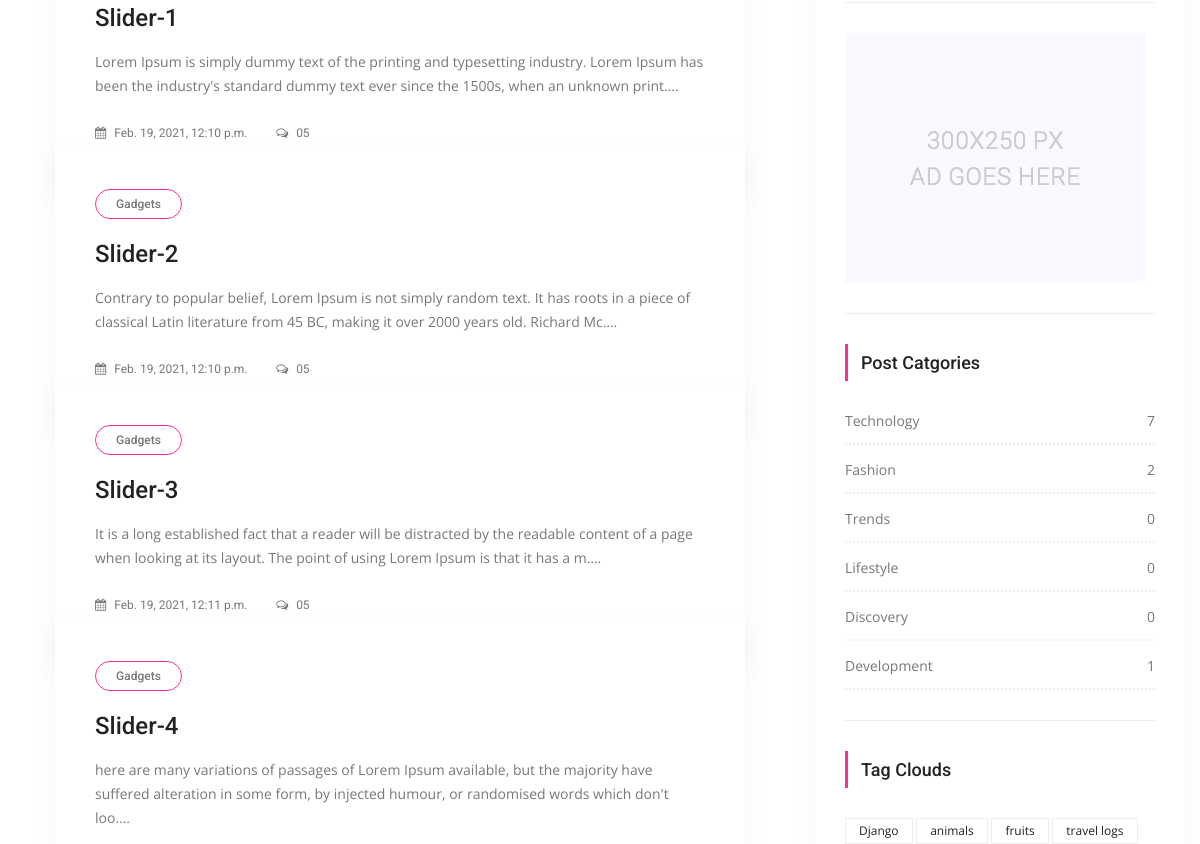
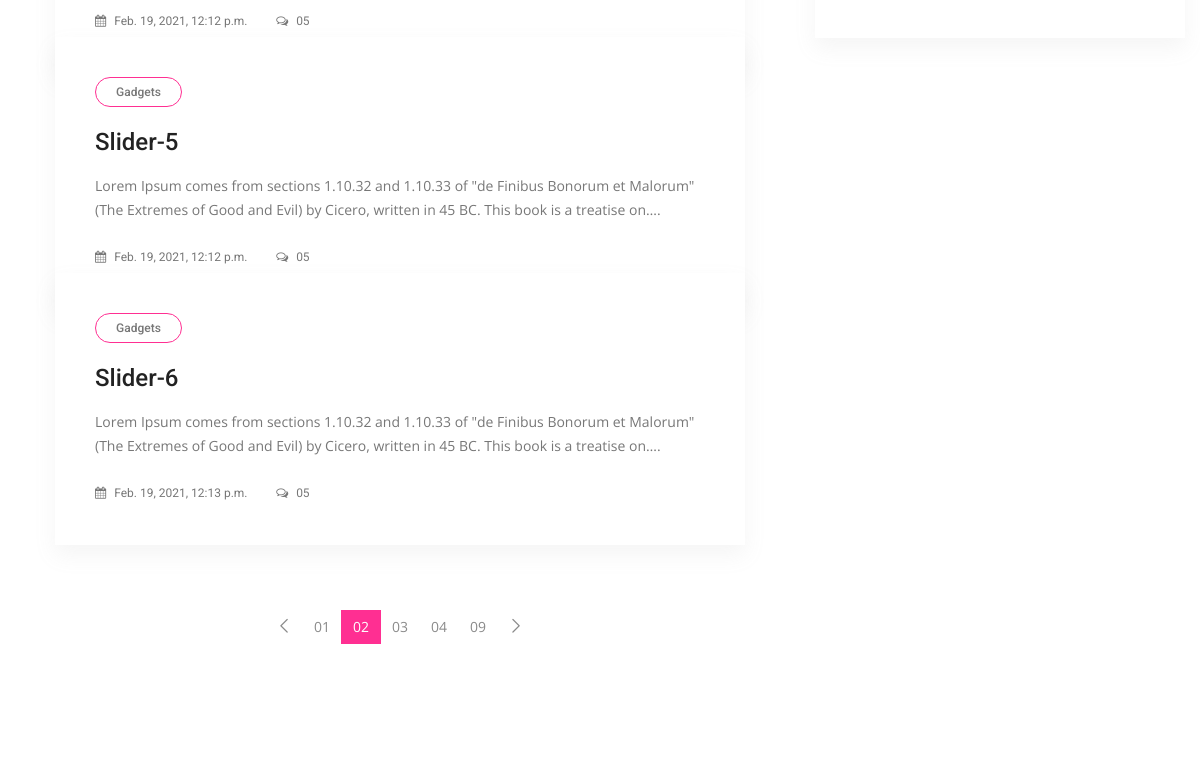
/ (middle part), run on an earlier commit of the app's database (2 pictures, top to bottom).
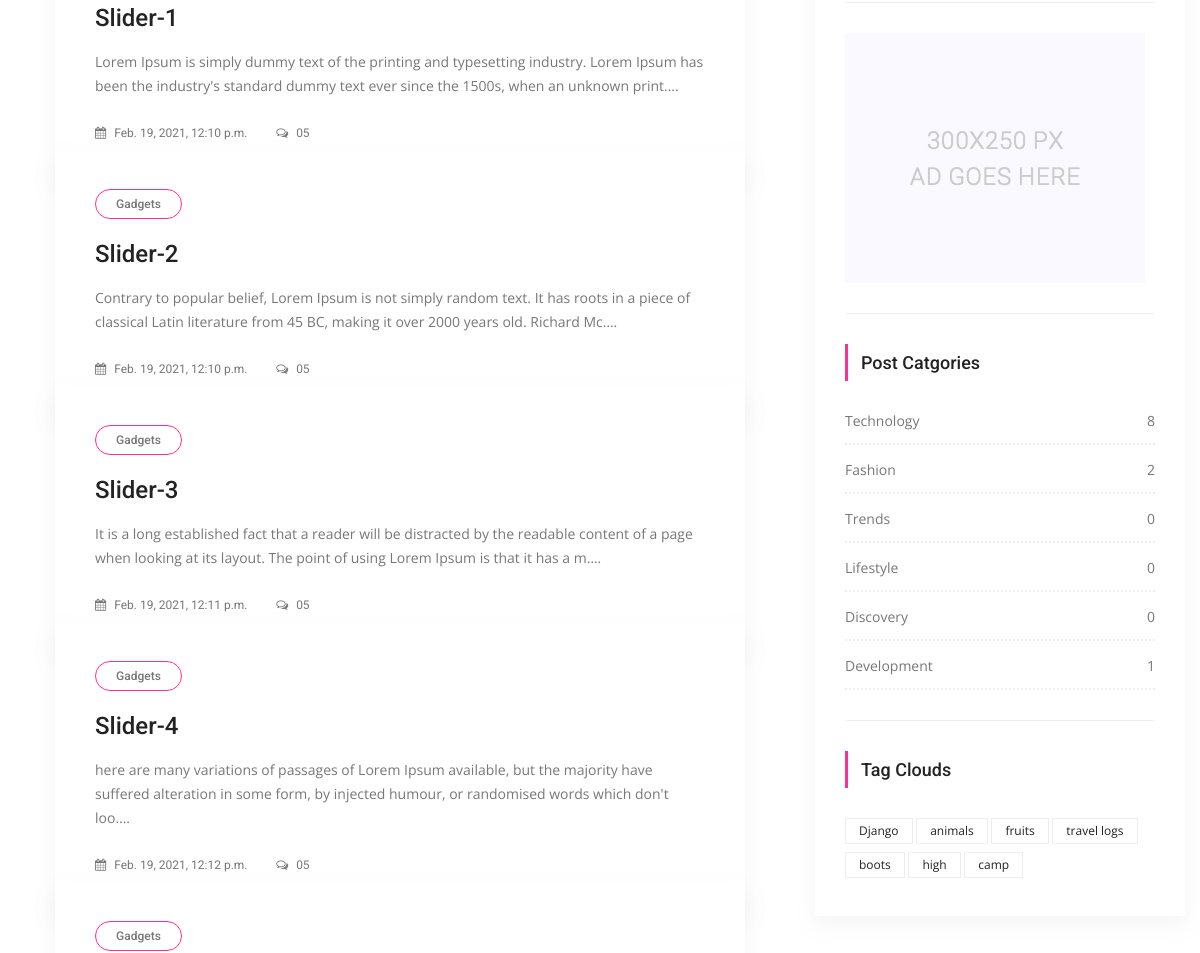
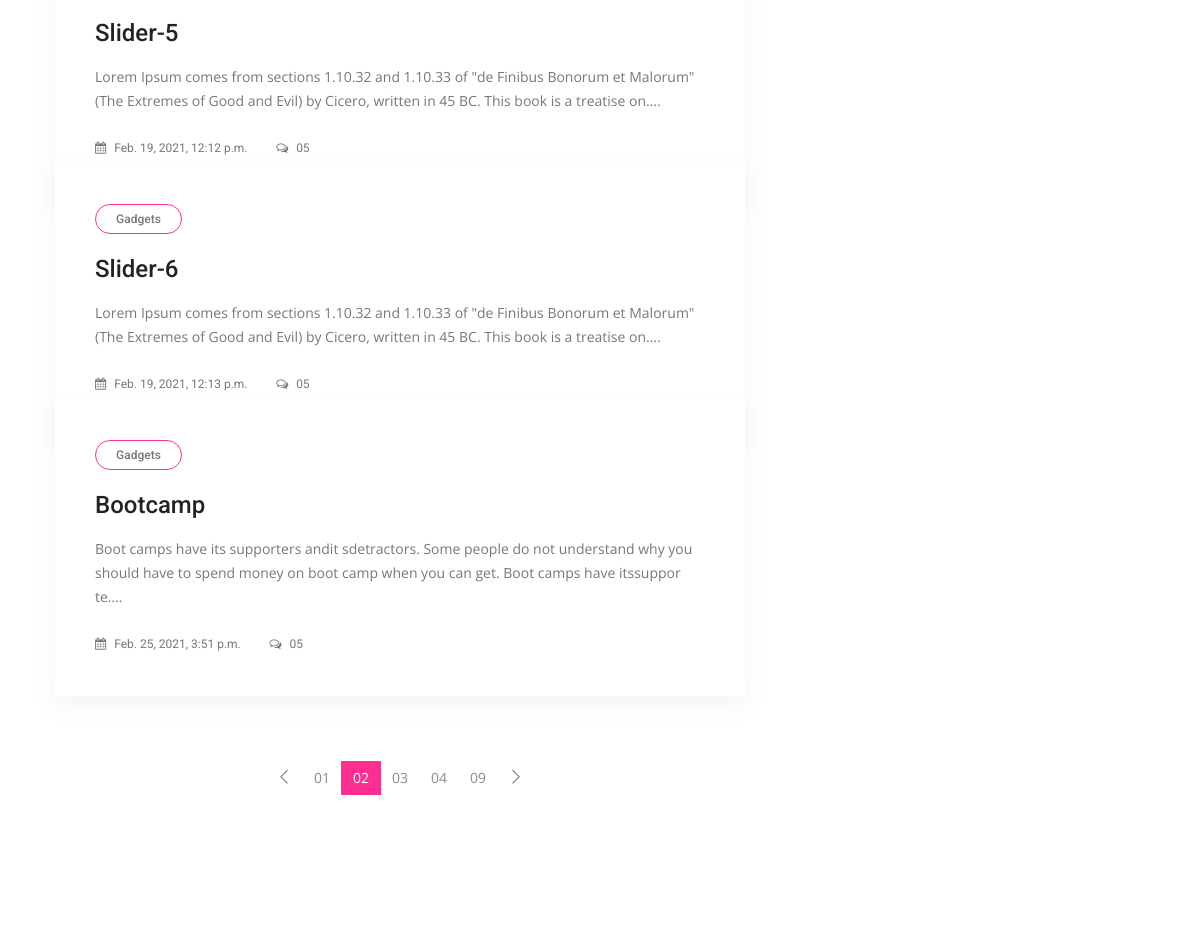
And on a later commit of the database (2 pictures, top to bottom).
### posts/models.py (models this page shows, shortened)
class Post(models.Model):
	title= models.CharField(max_length=150)
	content=models.TextField()
	publishing_date=models.DateTimeField(auto_now_add=True)
	image= models.ImageField(blank=True, null=True, upload_to='uploads/')
	user= models.ForeignKey(settings.AUTH_USER_MODEL,on_delete=models.CASCADE)
	slug= models.SlugField(default="slug",editable=False)
	category=models.ForeignKey(Category, on_delete=models.CASCADE, default=1, related_name="posts")
	tag =models.ManyToManyField(Tag, related_name= "posts",blank=True)
	slider_post = models.BooleanField(default= False)

class Category(models.Model):
	title= models.CharField(max_length=150)
	slug= models.SlugField(editable=False)
	def post_count(self):
		return self.posts.all().count()

class Tag(models.Model):
	title= models.CharField(max_length=50)
	slug= models.SlugField(editable=False)
	def __str__(self):
		return self.title

### posts/views.py (the view)
# urls.py: path('', IndexView.as_view(), name="index"),
class IndexView(ListView):
	template_name="posts/index.html"
	model= Post
	context_object_name= "posts"
	def get_context_data(self, *, object_list=None, **kwargs):
		context= super(IndexView, self).get_context_data(**kwargs)
		context['slider_posts']= Post.objects.all().filter(slider_post=True)
		return context

### posts/templatetags/custom_tags.py (called while the page is built)
@register.simple_tag(name="categories")
def all_categories():
	return Category.objects.all()

@register.simple_tag(name="tags")
def all_tags():
	return Tag.objects.all()

### templates/posts/index.html (shortened to what this page needs)
{% extends 'base.html' %}
{% load static %}
{% block content %}
        <section class="blog_area p_120">
            <div class="container">
                <div class="row">
                    <div class="col-lg-8">
                        <div class="blog_left_sidebar">
                        	{% for post in posts %}
                            <article class="blog_style1">
                            	<div class="blog_img">
                            	</div>
                            	<div class="blog_text">
									<div class="blog_text_inner">
										<a class="cat" href="#">Gadgets</a>
										<a href="{% url 'detail' pk=post.pk  slug=post.slug %}"><h4>{{ post.title }}</h4></a>
										<p>{{ post.content| truncatechars:175 }}.</p>
										<div class="date">
											<a href="#"><i class="fa fa-calendar" aria-hidden="true"></i> {{ post.publishing_date }}</a>
											<a href="#"><i class="fa fa-comments-o" aria-hidden="true"></i> 05</a>
										</div>
									</div>
                            	</div>
                            </article>
                            {% endfor %}
                            <nav class="blog-pagination justify-content-center d-flex">
		                        <ul class="pagination">
		                            <li class="page-item">
		                                <a href="#" class="page-link" aria-label="Previous">
		                                    <span aria-hidden="true">
		                                        <span class="lnr lnr-chevron-left"></span>
		                                    </span>
		                                </a>
		                            </li>
		                            <li class="page-item"><a href="#" class="page-link">01</a></li>
		                            <li class="page-item active"><a href="#" class="page-link">02</a></li>
		                            <li class="page-item"><a href="#" class="page-link">03</a></li>
		                            <li class="page-item"><a href="#" class="page-link">04</a></li>
		                            <li class="page-item"><a href="#" class="page-link">09</a></li>
		                            <li class="page-item">
		                                <a href="#" class="page-link" aria-label="Next">
		                                    <span aria-hidden="true">
		                                        <span class="lnr lnr-chevron-right"></span>
		                                    </span>
		                                </a>
		                            </li>
		                        </ul>
		                    </nav>
                        </div>
                    </div>
                      {% include 'right_side.html' %}
                    </div>
                </div>
            </div>
        </section>
    {% endblock %}

### templates/right_side.html (shortened to what this page needs)
 {% load static %}
{% load custom_tags %}
 <div class="col-lg-4">
                        <div class="blog_right_sidebar">
                            <aside class="single_sidebar_widget">
                                <a href="#"><img class="img-fluid" src="{% static 'img/blog/add.jpg' %}" alt=""></a>
                                <div class="br"></div>
                            </aside>
                            <aside class="single_sidebar_widget post_category_widget">
                                <h4 class="widget_title">Post Catgories</h4>
                                <ul class="list cat-list">
                                    {% categories as categories %}
                                    {% for category in categories %}
                                    <li>
                                        <a href="{% url 'category_detail' pk=category.id slug=category.slug %}" class="d-flex justify-content-between">
                                            <p>{{ category.title }}</p>
                                            <p>{{ category.post_count }}</p>
                                        </a>
                                    </li>
                                    {% endfor %}
                                </ul>
                                <div class="br"></div>
                            </aside>
                            <aside class="single-sidebar-widget tag_cloud_widget">
                                <h4 class="widget_title">Tag Clouds</h4>
                                <ul class="list">
                                    {% tags as labels %}
                                    {% for label in labels %}
                                    <li><a href="{% url 'tag_detail' slug=label.slug %}">{{ label }}</a></li>
                                    {% endfor %}
                                </ul>
                            </aside>
                        </div>

What changed in the data, as far as the page shows it:
added Post: title "Bootcamp", content "Boot camps have its supporters andit sdetractors. Some people do not understand why you should have to spend money on boot camp when you can get. Boot camps have itssuppor te…", publishing_date "Feb. 25, 2021, 3:51 p.m."
computed for Category "Technology": post_count "7" → "8"
added Tag: title "boots"
added Tag: title "high"
added Tag: title "camp"
